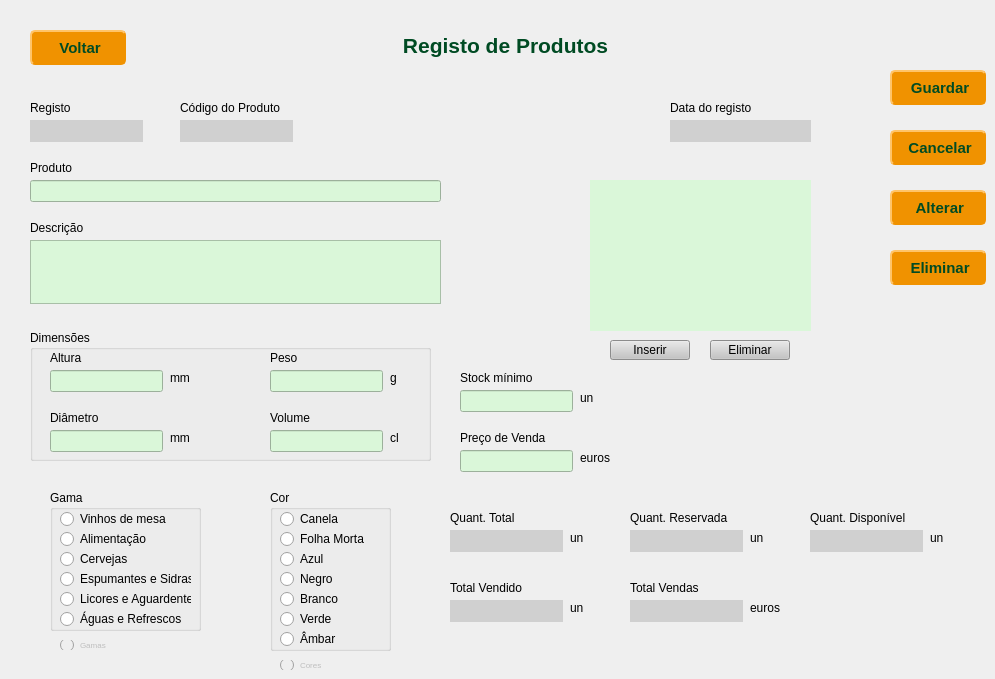
   <widget class="QWidget" name="page2_RegistarProdutos">
    <widget class="QPushButton" name="btnVoltar_produtos">
     <property name="geometry">
      <rect>
       <x>30</x>
       <y>30</y>
       <width>96</width>
       <height>35</height>
      </rect>
     </property>
     <property name="font">
      <font>
       <pointsize>11</pointsize>
       <bold>true</bold>
      </font>
     </property>
     <property name="cursor">
      <cursorShape>PointingHandCursor</cursorShape>
     </property>
     <property name="styleSheet">
      <string notr="true">	background-color: #F09200;
	color: #004b23;
	border: 1.5px solid #F09200;
	border-style: outset;
	border-radius: 5px;</string>
     </property>
     <property name="text">
      <string> Voltar</string>
     </property>
     <property name="icon">
      <iconset resource="imagens.qrc">
       <normaloff>:/img/img/Previous.png</normaloff>:/img/img/Previous.png</iconset>
     </property>
    </widget>
    <widget class="QLabel" name="label_8">
     <property name="geometry">
      <rect>
       <x>150</x>
       <y>30</y>
       <width>711</width>
       <height>31</height>
      </rect>
     </property>
     <property name="font">
      <font>
       <pointsize>16</pointsize>
       <bold>true</bold>
      </font>
     </property>
     <property name="styleSheet">
      <string notr="true">color: #004b23;</string>
     </property>
     <property name="text">
      <string>Registo de Produtos</string>
     </property>
     <property name="alignment">
      <set>Qt::AlignCenter</set>
     </property>
    </widget>
    <widget class="QPushButton" name="btnGuardar">
     <property name="geometry">
      <rect>
       <x>890</x>
       <y>70</y>
       <width>96</width>
       <height>35</height>
      </rect>
     </property>
     <property name="font">
      <font>
       <pointsize>11</pointsize>
       <bold>true</bold>
      </font>
     </property>
     <property name="cursor">
      <cursorShape>PointingHandCursor</cursorShape>
     </property>
     <property name="styleSheet">
      <string notr="true">	background-color: #F09200;
	color: #004b23;
	border: 1.5px solid #F09200;
	border-style: outset;
	border-radius: 5px;</string>
     </property>
     <property name="text">
      <string> Guardar</string>
     </property>
     <property name="icon">
      <iconset resource="imagens.qrc">
       <normaloff>:/img/img/Save.png</normaloff>:/img/img/Save.png</iconset>
     </property>
    </widget>
    <widget class="QPushButton" name="btnEliminar">
     <property name="geometry">
      <rect>
       <x>890</x>
       <y>250</y>
       <width>96</width>
       <height>35</height>
      </rect>
     </property>
     <property name="font">
      <font>
       <pointsize>11</pointsize>
       <bold>true</bold>
      </font>
     </property>
     <property name="cursor">
      <cursorShape>PointingHandCursor</cursorShape>
     </property>
     <property name="styleSheet">
      <string notr="true">	background-color: #F09200;
	color: #004b23;
	border: 1.5px solid #F09200;
	border-style: outset;
	border-radius: 5px;</string>
     </property>
     <property name="text">
      <string> Eliminar</string>
     </property>
     <property name="icon">
      <iconset resource="imagens.qrc">
       <normaloff>:/img/img/Apagar.png</normaloff>:/img/img/Apagar.png</iconset>
     </property>
    </widget>
    <widget class="QPushButton" name="btnCancelar">
     <property name="geometry">
      <rect>
       <x>890</x>
       <y>130</y>
       <width>96</width>
       <height>35</height>
      </rect>
     </property>
     <property name="font">
      <font>
       <pointsize>11</pointsize>
       <bold>true</bold>
      </font>
     </property>
     <property name="cursor">
      <cursorShape>PointingHandCursor</cursorShape>
     </property>
     <property name="styleSheet">
      <string notr="true">	background-color: #F09200;
	color: #004b23;
	border: 1.5px solid #F09200;
	border-style: outset;
	border-radius: 5px;</string>
     </property>
     <property name="text">
      <string> Cancelar</string>
     </property>
     <property name="icon">
      <iconset resource="imagens.qrc">
       <normaloff>:/img/img/Delete.png</normaloff>:/img/img/Delete.png</iconset>
     </property>
    </widget>
    <widget class="QPushButton" name="btnModificar">
     <property name="geometry">
      <rect>
       <x>890</x>
       <y>190</y>
       <width>96</width>
       <height>35</height>
      </rect>
     </property>
     <property name="font">
      <font>
       <pointsize>11</pointsize>
       <bold>true</bold>
      </font>
     </property>
     <property name="cursor">
      <cursorShape>PointingHandCursor</cursorShape>
     </property>
     <property name="styleSheet">
      <string notr="true">	background-color: #F09200;
	color: #004b23;
	border: 1.5px solid #F09200;
	border-style: outset;
	border-radius: 5px;</string>
     </property>
     <property name="text">
      <string> Alterar</string>
     </property>
     <property name="icon">
      <iconset resource="imagens.qrc">
       <normaloff>:/img/img/Modify.png</normaloff>:/img/img/Modify.png</iconset>
     </property>
    </widget>
    <widget class="QLabel" name="label_9">
     <property name="geometry">
      <rect>
       <x>30</x>
       <y>100</y>
       <width>81</width>
       <height>16</height>
      </rect>
     </property>
     <property name="text">
      <string>Registo</string>
     </property>
    </widget>
    <widget class="QLineEdit" name="txtRegisto">
     <property name="enabled">
      <bool>false</bool>
     </property>
     <property name="geometry">
      <rect>
       <x>30</x>
       <y>120</y>
       <width>113</width>
       <height>22</height>
      </rect>
     </property>
     <property name="styleSheet">
      <string notr="true">
background-color: rgb(208, 208, 208);
</string>
     </property>
     <property name="frame">
      <bool>false</bool>
     </property>
     <property name="alignment">
      <set>Qt::AlignRight|Qt::AlignTrailing|Qt::AlignVCenter</set>
     </property>
    </widget>
    <widget class="QLineEdit" name="txtCodigo">
     <property name="enabled">
      <bool>false</bool>
     </property>
     <property name="geometry">
      <rect>
       <x>180</x>
       <y>120</y>
       <width>113</width>
       <height>22</height>
      </rect>
     </property>
     <property name="styleSheet">
      <string notr="true">background-color: rgb(208, 208, 208);</string>
     </property>
     <property name="text">
      <string/>
     </property>
     <property name="frame">
      <bool>false</bool>
     </property>
     <property name="alignment">
      <set>Qt::AlignRight|Qt::AlignTrailing|Qt::AlignVCenter</set>
     </property>
    </widget>
    <widget class="QLabel" name="label_10">
     <property name="geometry">
      <rect>
       <x>180</x>
       <y>100</y>
       <width>111</width>
       <height>16</height>
      </rect>
     </property>
     <property name="text">
      <string>Código do Produto</string>
     </property>
    </widget>
    <widget class="QLabel" name="label_11">
     <property name="geometry">
      <rect>
       <x>30</x>
       <y>160</y>
       <width>191</width>
       <height>16</height>
      </rect>
     </property>
     <property name="text">
      <string>Produto</string>
     </property>
    </widget>
    <widget class="QLineEdit" name="txtNome">
     <property name="geometry">
      <rect>
       <x>30</x>
       <y>180</y>
       <width>411</width>
       <height>22</height>
      </rect>
     </property>
     <property name="styleSheet">
      <string notr="true">background-color:#DAF7D9;</string>
     </property>
     <property name="text">
      <string/>
     </property>
    </widget>
    <widget class="QLineEdit" name="txtStockMin">
     <property name="geometry">
      <rect>
       <x>460</x>
       <y>390</y>
       <width>113</width>
       <height>22</height>
      </rect>
     </property>
     <property name="styleSheet">
      <string notr="true">background-color:#DAF7D9;</string>
     </property>
     <property name="text">
      <string/>
     </property>
     <property name="alignment">
      <set>Qt::AlignRight|Qt::AlignTrailing|Qt::AlignVCenter</set>
     </property>
    </widget>
    <widget class="QLabel" name="label_12">
     <property name="geometry">
      <rect>
       <x>460</x>
       <y>370</y>
       <width>91</width>
       <height>16</height>
      </rect>
     </property>
     <property name="text">
      <string>Stock mínimo</string>
     </property>
    </widget>
    <widget class="QLineEdit" name="txtPrecoVenda">
     <property name="geometry">
      <rect>
       <x>460</x>
       <y>450</y>
       <width>113</width>
       <height>22</height>
      </rect>
     </property>
     <property name="styleSheet">
      <string notr="true">background-color:#DAF7D9;</string>
     </property>
     <property name="text">
      <string/>
     </property>
     <property name="alignment">
      <set>Qt::AlignRight|Qt::AlignTrailing|Qt::AlignVCenter</set>
     </property>
    </widget>
    <widget class="QLabel" name="label_13">
     <property name="geometry">
      <rect>
       <x>460</x>
       <y>430</y>
       <width>91</width>
       <height>16</height>
      </rect>
     </property>
     <property name="text">
      <string>Preço de Venda</string>
     </property>
    </widget>
    <widget class="QLabel" name="label_14">
     <property name="geometry">
      <rect>
       <x>580</x>
       <y>390</y>
       <width>51</width>
       <height>16</height>
      </rect>
     </property>
     <property name="text">
      <string>un</string>
     </property>
    </widget>
    <widget class="QLabel" name="label_15">
     <property name="geometry">
      <rect>
       <x>580</x>
       <y>450</y>
       <width>51</width>
       <height>16</height>
      </rect>
     </property>
     <property name="text">
      <string>euros</string>
     </property>
    </widget>
    <widget class="QLabel" name="label_16">
     <property name="geometry">
      <rect>
       <x>30</x>
       <y>220</y>
       <width>91</width>
       <height>16</height>
      </rect>
     </property>
     <property name="text">
      <string>Descrição</string>
     </property>
    </widget>
    <widget class="QTextEdit" name="txtDescricao">
     <property name="geometry">
      <rect>
       <x>30</x>
       <y>240</y>
       <width>411</width>
       <height>64</height>
      </rect>
     </property>
     <property name="styleSheet">
      <string notr="true">background-color:#DAF7D9;</string>
     </property>
    </widget>
    <widget class="QLabel" name="lblImagem">
     <property name="geometry">
      <rect>
       <x>590</x>
       <y>180</y>
       <width>221</width>
       <height>151</height>
      </rect>
     </property>
     <property name="styleSheet">
      <string notr="true">background-color:#DAF7D9;</string>
     </property>
     <property name="text">
      <string/>
     </property>
     <property name="scaledContents">
      <bool>false</bool>
     </property>
     <property name="alignment">
      <set>Qt::AlignCenter</set>
     </property>
    </widget>
    <widget class="QPushButton" name="btnGuardarImagem">
     <property name="geometry">
      <rect>
       <x>610</x>
       <y>340</y>
       <width>80</width>
       <height>20</height>
      </rect>
     </property>
     <property name="font">
      <font>
       <fontweight>DemiBold</fontweight>
      </font>
     </property>
     <property name="cursor">
      <cursorShape>PointingHandCursor</cursorShape>
     </property>
     <property name="styleSheet">
      <string notr="true">
background-color: rgb(196, 196, 196);</string>
     </property>
     <property name="text">
      <string>Inserir</string>
     </property>
    </widget>
    <widget class="QLineEdit" name="txtDataCriacao">
     <property name="enabled">
      <bool>false</bool>
     </property>
     <property name="geometry">
      <rect>
       <x>670</x>
       <y>120</y>
       <width>141</width>
       <height>22</height>
      </rect>
     </property>
     <property name="styleSheet">
      <string notr="true">background-color: rgb(208, 208, 208);</string>
     </property>
     <property name="text">
      <string/>
     </property>
     <property name="frame">
      <bool>false</bool>
     </property>
     <property name="alignment">
      <set>Qt::AlignRight|Qt::AlignTrailing|Qt::AlignVCenter</set>
     </property>
    </widget>
    <widget class="QLabel" name="label_18">
     <property name="geometry">
      <rect>
       <x>670</x>
       <y>100</y>
       <width>111</width>
       <height>16</height>
      </rect>
     </property>
     <property name="text">
      <string>Data do registo</string>
     </property>
    </widget>
    <widget class="QLineEdit" name="txtQtdTotal">
     <property name="enabled">
      <bool>false</bool>
     </property>
     <property name="geometry">
      <rect>
       <x>450</x>
       <y>530</y>
       <width>113</width>
       <height>22</height>
      </rect>
     </property>
     <property name="styleSheet">
      <string notr="true">background-color: rgb(208, 208, 208);</string>
     </property>
     <property name="text">
      <string/>
     </property>
     <property name="frame">
      <bool>false</bool>
     </property>
     <property name="alignment">
      <set>Qt::AlignRight|Qt::AlignTrailing|Qt::AlignVCenter</set>
     </property>
    </widget>
    <widget class="QLabel" name="label_43">
     <property name="geometry">
      <rect>
       <x>570</x>
       <y>530</y>
       <width>51</width>
       <height>16</height>
      </rect>
     </property>
     <property name="text">
      <string>un</string>
     </property>
    </widget>
    <widget class="QLabel" name="label_44">
     <property name="geometry">
      <rect>
       <x>450</x>
       <y>510</y>
       <width>111</width>
       <height>16</height>
      </rect>
     </property>
     <property name="text">
      <string>Quant. Total</string>
     </property>
    </widget>
    <widget class="QLineEdit" name="txtQtdDisponivel">
     <property name="enabled">
      <bool>false</bool>
     </property>
     <property name="geometry">
      <rect>
       <x>810</x>
       <y>530</y>
       <width>113</width>
       <height>22</height>
      </rect>
     </property>
     <property name="styleSheet">
      <string notr="true">background-color: rgb(208, 208, 208);</string>
     </property>
     <property name="text">
      <string/>
     </property>
     <property name="frame">
      <bool>false</bool>
     </property>
     <property name="alignment">
      <set>Qt::AlignRight|Qt::AlignTrailing|Qt::AlignVCenter</set>
     </property>
    </widget>
    <widget class="QLabel" name="label_45">
     <property name="geometry">
      <rect>
       <x>930</x>
       <y>530</y>
       <width>51</width>
       <height>16</height>
      </rect>
     </property>
     <property name="text">
      <string>un</string>
     </property>
    </widget>
    <widget class="QLabel" name="label_46">
     <property name="geometry">
      <rect>
       <x>810</x>
       <y>510</y>
       <width>111</width>
       <height>16</height>
      </rect>
     </property>
     <property name="text">
      <string>Quant. Disponível</string>
     </property>
    </widget>
    <widget class="QLineEdit" name="txtQtdReservada">
     <property name="enabled">
      <bool>false</bool>
     </property>
     <property name="geometry">
      <rect>
       <x>630</x>
       <y>530</y>
       <width>113</width>
       <height>22</height>
      </rect>
     </property>
     <property name="styleSheet">
      <string notr="true">background-color: rgb(208, 208, 208);</string>
     </property>
     <property name="text">
      <string/>
     </property>
     <property name="frame">
      <bool>false</bool>
     </property>
     <property name="alignment">
      <set>Qt::AlignRight|Qt::AlignTrailing|Qt::AlignVCenter</set>
     </property>
    </widget>
    <widget class="QLabel" name="label_47">
     <property name="geometry">
      <rect>
       <x>750</x>
       <y>530</y>
       <width>51</width>
       <height>16</height>
      </rect>
     </property>
     <property name="text">
      <string>un</string>
     </property>
    </widget>
    <widget class="QLabel" name="label_48">
     <property name="geometry">
      <rect>
       <x>630</x>
       <y>510</y>
       <width>111</width>
       <height>16</height>
      </rect>
     </property>
     <property name="text">
      <string>Quant. Reservada</string>
     </property>
    </widget>
    <widget class="QPushButton" name="btnEliminarImagem">
     <property name="geometry">
      <rect>
       <x>710</x>
       <y>340</y>
       <width>80</width>
       <height>20</height>
      </rect>
     </property>
     <property name="font">
      <font>
       <fontweight>DemiBold</fontweight>
      </font>
     </property>
     <property name="cursor">
      <cursorShape>PointingHandCursor</cursorShape>
     </property>
     <property name="styleSheet">
      <string notr="true">
background-color: rgb(196, 196, 196);</string>
     </property>
     <property name="text">
      <string>Eliminar</string>
     </property>
    </widget>
    <widget class="QLabel" name="label_49">
     <property name="geometry">
      <rect>
       <x>750</x>
       <y>600</y>
       <width>51</width>
       <height>16</height>
      </rect>
     </property>
     <property name="text">
      <string>euros</string>
     </property>
    </widget>
    <widget class="QLineEdit" name="txtTotalVendas">
     <property name="enabled">
      <bool>false</bool>
     </property>
     <property name="geometry">
      <rect>
       <x>630</x>
       <y>600</y>
       <width>113</width>
       <height>22</height>
      </rect>
     </property>
     <property name="styleSheet">
      <string notr="true">background-color: rgb(208, 208, 208);</string>
     </property>
     <property name="text">
      <string/>
     </property>
     <property name="frame">
      <bool>false</bool>
     </property>
     <property name="alignment">
      <set>Qt::AlignRight|Qt::AlignTrailing|Qt::AlignVCenter</set>
     </property>
    </widget>
    <widget class="QLabel" name="label_50">
     <property name="geometry">
      <rect>
       <x>630</x>
       <y>580</y>
       <width>111</width>
       <height>16</height>
      </rect>
     </property>
     <property name="text">
      <string>Total Vendas</string>
     </property>
    </widget>
    <widget class="QLabel" name="label_80">
     <property name="geometry">
      <rect>
       <x>570</x>
       <y>600</y>
       <width>51</width>
       <height>16</height>
      </rect>
     </property>
     <property name="text">
      <string>un</string>
     </property>
    </widget>
    <widget class="QLineEdit" name="txtTotalVendido">
     <property name="enabled">
      <bool>false</bool>
     </property>
     <property name="geometry">
      <rect>
       <x>450</x>
       <y>600</y>
       <width>113</width>
       <height>22</height>
      </rect>
     </property>
     <property name="styleSheet">
      <string notr="true">background-color: rgb(208, 208, 208);</string>
     </property>
     <property name="text">
      <string/>
     </property>
     <property name="frame">
      <bool>false</bool>
     </property>
     <property name="alignment">
      <set>Qt::AlignRight|Qt::AlignTrailing|Qt::AlignVCenter</set>
     </property>
    </widget>
    <widget class="QLabel" name="label_81">
     <property name="geometry">
      <rect>
       <x>450</x>
       <y>580</y>
       <width>111</width>
       <height>16</height>
      </rect>
     </property>
     <property name="text">
      <string>Total Vendido</string>
     </property>
    </widget>
    <widget class="QGroupBox" name="groupBox_Gama">
     <property name="geometry">
      <rect>
       <x>50</x>
       <y>490</y>
       <width>151</width>
       <height>141</height>
      </rect>
     </property>
     <property name="title">
      <string>Gama</string>
     </property>
     <widget class="QRadioButton" name="rbVinhos">
      <property name="geometry">
       <rect>
        <x>10</x>
        <y>20</y>
        <width>131</width>
        <height>18</height>
       </rect>
      </property>
      <property name="text">
       <string>Vinhos de mesa</string>
      </property>
      <attribute name="buttonGroup">
       <string notr="true">buttonGroup_Gama</string>
      </attribute>
     </widget>
     <widget class="QRadioButton" name="rbAlimentacao">
      <property name="geometry">
       <rect>
        <x>10</x>
        <y>40</y>
        <width>131</width>
        <height>18</height>
       </rect>
      </property>
      <property name="text">
       <string>Alimentação</string>
      </property>
      <attribute name="buttonGroup">
       <string notr="true">buttonGroup_Gama</string>
      </attribute>
     </widget>
     <widget class="QRadioButton" name="rbCervejas">
      <property name="geometry">
       <rect>
        <x>10</x>
        <y>60</y>
        <width>131</width>
        <height>18</height>
       </rect>
      </property>
      <property name="text">
       <string>Cervejas</string>
      </property>
      <attribute name="buttonGroup">
       <string notr="true">buttonGroup_Gama</string>
      </attribute>
     </widget>
     <widget class="QRadioButton" name="rbEspumantes">
      <property name="geometry">
       <rect>
        <x>10</x>
        <y>80</y>
        <width>131</width>
        <height>18</height>
       </rect>
      </property>
      <property name="text">
       <string>Espumantes e Sidras</string>
      </property>
      <attribute name="buttonGroup">
       <string notr="true">buttonGroup_Gama</string>
      </attribute>
     </widget>
     <widget class="QRadioButton" name="rbLicores">
      <property name="geometry">
       <rect>
        <x>10</x>
        <y>100</y>
        <width>131</width>
        <height>18</height>
       </rect>
      </property>
      <property name="text">
       <string>Licores e Aguardentes</string>
      </property>
      <attribute name="buttonGroup">
       <string notr="true">buttonGroup_Gama</string>
      </attribute>
     </widget>
     <widget class="QRadioButton" name="rbAguas">
      <property name="geometry">
       <rect>
        <x>10</x>
        <y>120</y>
        <width>131</width>
        <height>18</height>
       </rect>
      </property>
      <property name="text">
       <string>Águas e Refrescos</string>
      </property>
      <attribute name="buttonGroup">
       <string notr="true">buttonGroup_Gama</string>
      </attribute>
     </widget>
    </widget>
    <widget class="QGroupBox" name="groupBox_Cor">
     <property name="geometry">
      <rect>
       <x>270</x>
       <y>490</y>
       <width>121</width>
       <height>161</height>
      </rect>
     </property>
     <property name="title">
      <string>Cor</string>
     </property>
     <widget class="QRadioButton" name="rbCanela_2">
      <property name="geometry">
       <rect>
        <x>10</x>
        <y>20</y>
        <width>101</width>
        <height>18</height>
       </rect>
      </property>
      <property name="text">
       <string>Canela</string>
      </property>
      <attribute name="buttonGroup">
       <string notr="true">buttonGroup_Cor</string>
      </attribute>
     </widget>
     <widget class="QRadioButton" name="rbFolhaMorta_2">
      <property name="geometry">
       <rect>
        <x>10</x>
        <y>40</y>
        <width>101</width>
        <height>18</height>
       </rect>
      </property>
      <property name="text">
       <string>Folha Morta</string>
      </property>
      <attribute name="buttonGroup">
       <string notr="true">buttonGroup_Cor</string>
      </attribute>
     </widget>
     <widget class="QRadioButton" name="rbAzul_2">
      <property name="geometry">
       <rect>
        <x>10</x>
        <y>60</y>
        <width>101</width>
        <height>18</height>
       </rect>
      </property>
      <property name="text">
       <string>Azul</string>
      </property>
      <attribute name="buttonGroup">
       <string notr="true">buttonGroup_Cor</string>
      </attribute>
     </widget>
     <widget class="QRadioButton" name="rbNegro_2">
      <property name="geometry">
       <rect>
        <x>10</x>
        <y>80</y>
        <width>101</width>
        <height>18</height>
       </rect>
      </property>
      <property name="text">
       <string>Negro</string>
      </property>
      <attribute name="buttonGroup">
       <string notr="true">buttonGroup_Cor</string>
      </attribute>
     </widget>
     <widget class="QRadioButton" name="rbBranco_2">
      <property name="geometry">
       <rect>
        <x>10</x>
        <y>100</y>
        <width>101</width>
        <height>18</height>
       </rect>
      </property>
      <property name="text">
       <string>Branco</string>
      </property>
      <attribute name="buttonGroup">
       <string notr="true">buttonGroup_Cor</string>
      </attribute>
     </widget>
     <widget class="QRadioButton" name="rbVerde_2">
      <property name="geometry">
       <rect>
        <x>10</x>
        <y>120</y>
        <width>101</width>
        <height>18</height>
       </rect>
      </property>
      <property name="text">
       <string>Verde</string>
      </property>
      <attribute name="buttonGroup">
       <string notr="true">buttonGroup_Cor</string>
      </attribute>
     </widget>
     <widget class="QRadioButton" name="rbAmbar_2">
      <property name="geometry">
       <rect>
        <x>10</x>
        <y>140</y>
        <width>101</width>
        <height>18</height>
       </rect>
      </property>
      <property name="text">
       <string>Âmbar</string>
      </property>
      <attribute name="buttonGroup">
       <string notr="true">buttonGroup_Cor</string>
      </attribute>
     </widget>
    </widget>
    <widget class="QGroupBox" name="groupBox_9">
     <property name="geometry">
      <rect>
       <x>30</x>
       <y>330</y>
       <width>401</width>
       <height>131</height>
      </rect>
     </property>
     <property name="title">
      <string>Dimensões</string>
     </property>
     <widget class="QLabel" name="label_28">
      <property name="geometry">
       <rect>
        <x>20</x>
        <y>80</y>
        <width>91</width>
        <height>16</height>
       </rect>
      </property>
      <property name="text">
       <string>Diâmetro</string>
      </property>
     </widget>
     <widget class="QLineEdit" name="txtDiametro">
      <property name="geometry">
       <rect>
        <x>20</x>
        <y>100</y>
        <width>113</width>
        <height>22</height>
       </rect>
      </property>
      <property name="styleSheet">
       <string notr="true">background-color:#DAF7D9;</string>
      </property>
      <property name="text">
       <string/>
      </property>
      <property name="maxLength">
       <number>3</number>
      </property>
      <property name="alignment">
       <set>Qt::AlignRight|Qt::AlignTrailing|Qt::AlignVCenter</set>
      </property>
     </widget>
     <widget class="QLabel" name="label_29">
      <property name="geometry">
       <rect>
        <x>140</x>
        <y>100</y>
        <width>51</width>
        <height>16</height>
       </rect>
      </property>
      <property name="text">
       <string>mm</string>
      </property>
     </widget>
     <widget class="QLabel" name="label_23">
      <property name="geometry">
       <rect>
        <x>140</x>
        <y>40</y>
        <width>51</width>
        <height>16</height>
       </rect>
      </property>
      <property name="text">
       <string>mm</string>
      </property>
     </widget>
     <widget class="QLineEdit" name="txtAltura">
      <property name="geometry">
       <rect>
        <x>20</x>
        <y>40</y>
        <width>113</width>
        <height>22</height>
       </rect>
      </property>
      <property name="styleSheet">
       <string notr="true">background-color:#DAF7D9;</string>
      </property>
      <property name="text">
       <string/>
      </property>
      <property name="maxLength">
       <number>3</number>
      </property>
      <property name="alignment">
       <set>Qt::AlignRight|Qt::AlignTrailing|Qt::AlignVCenter</set>
      </property>
     </widget>
     <widget class="QLabel" name="label_17">
      <property name="geometry">
       <rect>
        <x>20</x>
        <y>20</y>
        <width>91</width>
        <height>16</height>
       </rect>
      </property>
      <property name="text">
       <string>Altura</string>
      </property>
     </widget>
     <widget class="QLabel" name="label_25">
      <property name="geometry">
       <rect>
        <x>360</x>
        <y>40</y>
        <width>31</width>
        <height>16</height>
       </rect>
      </property>
      <property name="text">
       <string>g</string>
      </property>
     </widget>
     <widget class="QLabel" name="label_24">
      <property name="geometry">
       <rect>
        <x>240</x>
        <y>20</y>
        <width>91</width>
        <height>16</height>
       </rect>
      </property>
      <property name="text">
       <string>Peso</string>
      </property>
     </widget>
     <widget class="QLineEdit" name="txtPeso">
      <property name="geometry">
       <rect>
        <x>240</x>
        <y>40</y>
        <width>113</width>
        <height>22</height>
       </rect>
      </property>
      <property name="styleSheet">
       <string notr="true">background-color:#DAF7D9;</string>
      </property>
      <property name="text">
       <string/>
      </property>
      <property name="maxLength">
       <number>4</number>
      </property>
      <property name="alignment">
       <set>Qt::AlignRight|Qt::AlignTrailing|Qt::AlignVCenter</set>
      </property>
     </widget>
     <widget class="QLabel" name="label_26">
      <property name="geometry">
       <rect>
        <x>240</x>
        <y>80</y>
        <width>91</width>
        <height>16</height>
       </rect>
      </property>
      <property name="text">
       <string>Volume</string>
      </property>
     </widget>
     <widget class="QLabel" name="label_27">
      <property name="geometry">
       <rect>
        <x>360</x>
        <y>100</y>
        <width>31</width>
        <height>16</height>
       </rect>
      </property>
      <property name="text">
       <string>cl</string>
      </property>
     </widget>
     <widget class="QLineEdit" name="txtVolume">
      <property name="geometry">
       <rect>
        <x>240</x>
        <y>100</y>
        <width>113</width>
        <height>22</height>
       </rect>
      </property>
      <property name="styleSheet">
       <string notr="true">background-color:#DAF7D9;</string>
      </property>
      <property name="text">
       <string/>
      </property>
      <property name="maxLength">
       <number>3</number>
      </property>
      <property name="frame">
       <bool>true</bool>
      </property>
      <property name="alignment">
       <set>Qt::AlignRight|Qt::AlignTrailing|Qt::AlignVCenter</set>
      </property>
     </widget>
    </widget>
    <widget class="QRadioButton" name="rbGamas">
     <property name="enabled">
      <bool>false</bool>
     </property>
     <property name="geometry">
      <rect>
       <x>60</x>
       <y>640</y>
       <width>69</width>
       <height>10</height>
      </rect>
     </property>
     <property name="font">
      <font>
       <pointsize>6</pointsize>
      </font>
     </property>
     <property name="text">
      <string>Gamas</string>
     </property>
     <attribute name="buttonGroup">
      <string notr="true">buttonGroup_Gama</string>
     </attribute>
    </widget>
    <widget class="QRadioButton" name="rbCores">
     <property name="enabled">
      <bool>false</bool>
     </property>
     <property name="geometry">
      <rect>
       <x>280</x>
       <y>660</y>
       <width>61</width>
       <height>10</height>
      </rect>
     </property>
     <property name="font">
      <font>
       <pointsize>6</pointsize>
      </font>
     </property>
     <property name="text">
      <string>Cores</string>
     </property>
     <attribute name="buttonGroup">
      <string notr="true">buttonGroup_Cor</string>
     </attribute>
    </widget>
    <widget class="QLabel" name="lblErro">
     <property name="geometry">
      <rect>
       <x>590</x>
       <y>20</y>
       <width>381</width>
       <height>20</height>
      </rect>
     </property>
     <property name="text">
      <string/>
     </property>
    </widget>
   </widget>
